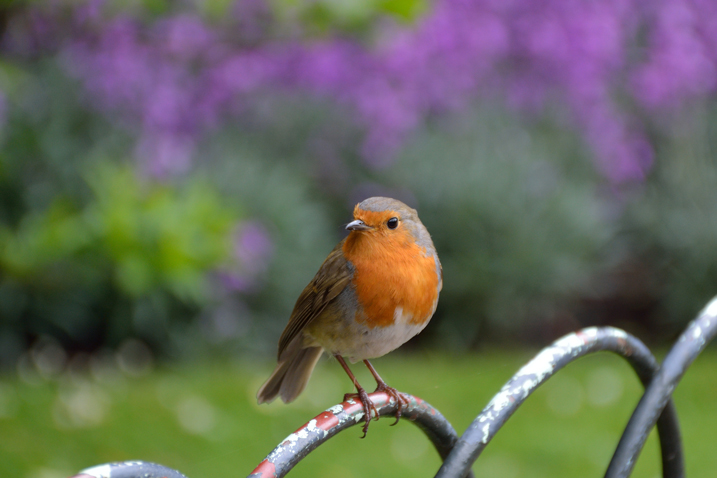
#> input picture 2/2-2/sample.jpg, 717 x 478 px
$ python orb.py ../../2/2-2/sample.jpg   (older library calls are emulated)
#> lines starting #> are read from the running program, lines starting #| are printed output that depends on the picture
# -*- coding: utf-8 -*-

import sys
import numpy as np
import cv2

def onTrackbarSlide(pos):
    global img
    h, w = img.shape[:2]
    imgArea = h * w

    nfeatures = int(cv2.getTrackbarPos('nfeatures', 'Original') * 10)
    scaleFactor = 1.0 + float(cv2.getTrackbarPos('scaleFactor', 'Original')) / 100.0
    nlevels = int(cv2.getTrackbarPos('nlevels', 'Original'))
    edgeThreshold = int(cv2.getTrackbarPos('edgeThreshold', 'Original'))
    firstLevel = 0
    k = cv2.getTrackbarPos('WTA_K', 'Original')
    patchSize = int(cv2.getTrackbarPos('patchSize', 'Original'))

    vis = img.copy()
    orb = cv2.ORB(nfeatures, scaleFactor, nlevels, edgeThreshold, firstLevel, k, cv2.ORB_FAST_SCORE, patchSize)
    keypoints = orb.detect(img, None)
    im_with_keypoints = cv2.drawKeypoints(img.copy(), keypoints, np.array([]), (0,0,255), cv2.DRAW_MATCHES_FLAGS_DRAW_RICH_KEYPOINTS)
    cv2.imshow('Keypoints FAST_SCORE', im_with_keypoints)

    orb = cv2.ORB(nfeatures, scaleFactor, nlevels, edgeThreshold, firstLevel, k, cv2.ORB_HARRIS_SCORE, patchSize)
    keypoints = orb.detect(img, None)
    im_with_keypoints = cv2.drawKeypoints(img.copy(), keypoints, np.array([]), (0,0,255), cv2.DRAW_MATCHES_FLAGS_DRAW_RICH_KEYPOINTS)
    cv2.imshow('Keypoints HARRIS_SCORE', im_with_keypoints)

def main(args):
    global img
    if len(args) != 2:
        return -1
    img = cv2.imread(args[1])
#> img is the input picture: shape (478, 717, 3); mean B, G, R 90.5, 104.6, 102.5
    h, w = img.shape[:2]
#> h = 478; w = 717
    img = cv2.resize(img, (int(w / 4), int(h / 4)))
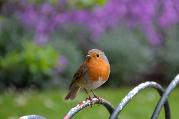
#> img: shape (119, 179, 3); mean B, G, R 90.4, 104.5, 102.4

    cv2.namedWindow('Original')
    cv2.namedWindow('Keypoints FAST_SCORE')
    cv2.namedWindow('Keypoints HARRIS_SCORE')

    cv2.createTrackbar('nfeatures', 'Original', 50, 100, onTrackbarSlide)
    cv2.createTrackbar('scaleFactor', 'Original', 20, 100, onTrackbarSlide)
    cv2.createTrackbar('nlevels', 'Original', 8, 100, onTrackbarSlide)
    cv2.createTrackbar('edgeThreshold', 'Original', 31, 100, onTrackbarSlide)
    cv2.createTrackbar('WTA_K', 'Original', 2, 10, onTrackbarSlide)
    cv2.createTrackbar('patchSize', 'Original', 31, 100, onTrackbarSlide)

    cv2.imshow('Original', img)

    onTrackbarSlide(0)
#> in onTrackbarSlide, `keypoints = orb.detect(img, None)`: keypoints = 85 keypoints; strongest (x, y, size): (88, 55, 31), (97, 55, 37.2), (98, 55, 31), (96, 55, 44.6)
#> in onTrackbarSlide, `im_with_keypoints = cv2.drawKeypoints(img.copy(), keypoints, np.array(..`:
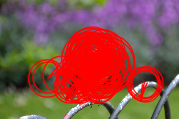
#> im_with_keypoints: shape (119, 179, 3); mean B, G, R 72.7, 81.1, 138.6
#> in onTrackbarSlide, `keypoints = orb.detect(img, None)`: keypoints = 85 keypoints; strongest (x, y, size): (98, 55, 31), (147, 82, 31), (97, 58, 31), (95, 58, 31)
    cv2.waitKey(0)
    cv2.destroyAllWindows()
    return 0

if __name__ == '__main__':
    args = sys.argv
    main(args)
